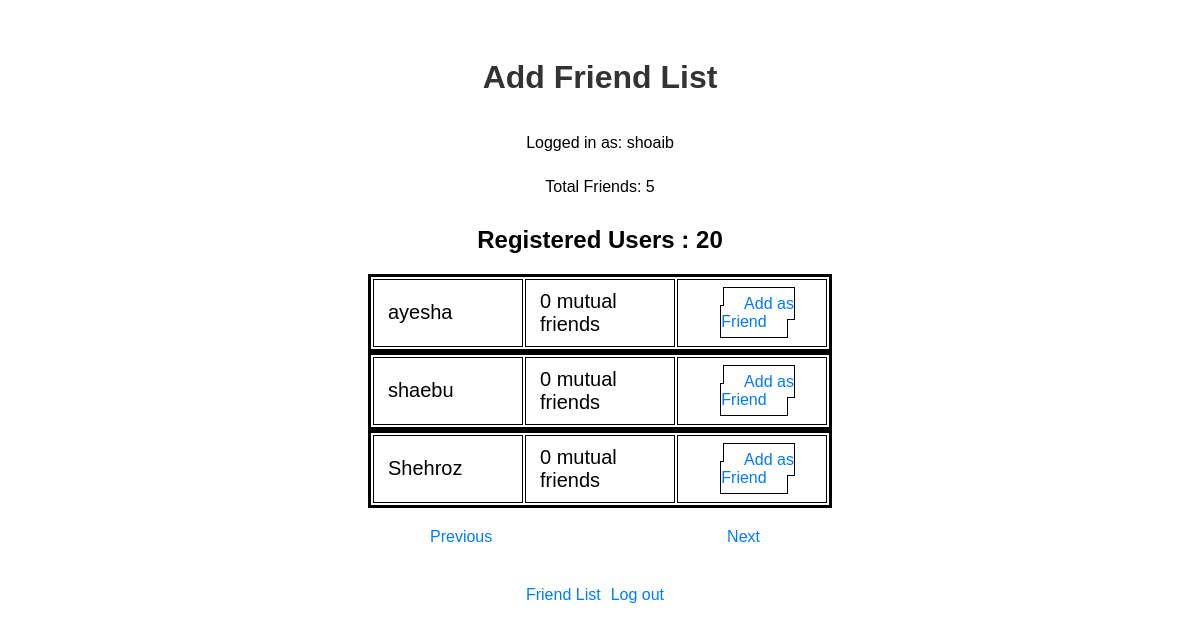
Page /friendadd.php (signed in) on the committed database.
### tables this page shows
CREATE TABLE `friends` (
  `friend_id` int(11) NOT NULL,
  `friend_email` varchar(50) NOT NULL,
  `password` varchar(20) NOT NULL,
  `profile_name` varchar(30) NOT NULL,
  `date_started` date NOT NULL,
  `num_of_friends` int(11) DEFAULT NULL
);

### friendadd.php (the view, shortened to what this page needs)
<?php
include("functions/db.php");
$email = $_SESSION['email'];
$user_id = $_SESSION['friend_id'];
$profileNameQuery = "SELECT profile_name FROM friends WHERE friend_email = '$email'";
$profileNameResult = mysqli_query($conn, $profileNameQuery);
$row = mysqli_fetch_assoc($profileNameResult);
$profileName = $row['profile_name'];
$friendq = " SELECT * FROM `myfriends`  WHERE `friend_id1` = '$user_id'";
$friendq_run = mysqli_query($conn, $friendq);
$friendcount = mysqli_num_rows($friendq_run);
$totaluser = "SELECT * FROM `friends` ";
$totaluser_q = mysqli_query($conn, $totaluser);
$totaluser_c = mysqli_num_rows($totaluser_q);
$products = array();
$RecordsPerPage = 5;
if (isset($_GET['page']) && is_numeric($_GET['page'])) {
    $currentPage = $_GET['page'];
} else {
    $currentPage = 1;
}
$offset = ceil($currentPage - 1) * $RecordsPerPage;
$total = "SELECT `friend_id` FROM `friends` LIMIT $offset ,$RecordsPerPage";
$total_q_r = mysqli_query($conn, $total);
while ($row = $total_q_r->fetch_assoc()) {
    $products[] = $row["friend_id"];
}
$totalPages = ceil($totaluser_c / $RecordsPerPage);
$products2 = array();
$total_friends = "SELECT `friend_id2` FROM `myfriends` WHERE `friend_id1`='$user_id'";
$total_friends_q_r = mysqli_query($conn, $total_friends);
while ($row2 = $total_friends_q_r->fetch_assoc()) {
    $products2[] = $row2["friend_id2"];
}
?>
<!DOCTYPE html>
<html>
<head>
    <link rel="stylesheet" type="text/css" href="style/style.css">
</head>
<body>
    <h1>Add Friend List</h1>
    <p>Logged in as: <?php echo $profileName; ?></p>
    <p>Total Friends: <?= $friendcount ?> </p>
    <h2>Registered Users : <?= $totaluser_c ?></h2>
    <?php
    $diff = array_diff($products, $products2);
    foreach ($diff as $item) {
        $qu = "SELECT * FROM `friends` WHERE friend_id='$item' AND friend_id!='$user_id' ";
        $qu_r = mysqli_query($conn, $qu);
        if (mysqli_num_rows($qu_r) > 0) {
            foreach ($qu_r as $userdata) {
    ?>
                <table class="table">
                    <tbody>
                        <tr>
                            <td class="nm">
                                <?= $userdata['profile_name'] ?>
                            </td>
                            <td class="nm"><?= $userdata['num_of_friends'] . " mutual friends" ?></td>
                            <td style="text-align: center;"><a class="add_friend_btn" href="functions/addfriend.php?user=<?= $userdata['friend_id'] ?>">Add as Friend</a></td>
                        </tr>
            <?php
            }
        }
    }
            ?>
                    </tbody>
                </table>
                <div class="btnss">
                    <?php
                    if ($currentPage > 1) {
                    ?>
                        <a href="?page=<?= ($currentPage - 1) ?>">Previous</a>
                    <?php
                    } else {
                    ?>
                        <a>Previous</a>
                    <?php
                    }
                    ?>
                    <?php
                    if ($currentPage < $totalPages) {
                    ?>
                        <a href="?page=<?= ($currentPage + 1) ?>">Next</a>
                    <?php
                    } else {
                    ?>
                        <a>Next</a>
                    <?php
                    }
                    ?>
                </div>
                <div class="links-container">
                    <a href="friendlist.php?page=1">Friend List</a>
                    <a href="logout.php">Log out</a>
                </div>
</body>
</html>

### style/style.css (style rules this page uses)
body { display: flex; flex-direction: column; align-items: center; justify-content: center; font-family: Arial, sans-serif; margin: 20px; }
.links-container { display: flex; margin-top: 20px; }
.links-container a { margin-right: 10px; }
h1 { text-align: center; color: #333; }
p { margin-bottom: 10px; }
a { margin-right: 10px; color: #007bff; text-decoration: none; }
.table { width: 40%; border: 3px solid black; }
td { padding: 10px 0px 10px 14px; border: 1px solid black; width: 33%; }
.nm { font-size: 20px; }
.add_friend_btn { text-decoration: none !important; outline: 1px solid black; padding: 7px 20px; }
.btnss { display: flex; width: 340px; justify-content: space-between !important; margin: 20px; margin-top: 20px !important; }

### rows in the picture
friends: profile_name "shoaib"
friends: profile_name "ayesha", num_of_friends "0"
friends: profile_name "shaebu", num_of_friends "0"
friends: profile_name "Shehroz", num_of_friends "0"

### other values in the picture
$friendcount "5"
$totaluser_c "20"
